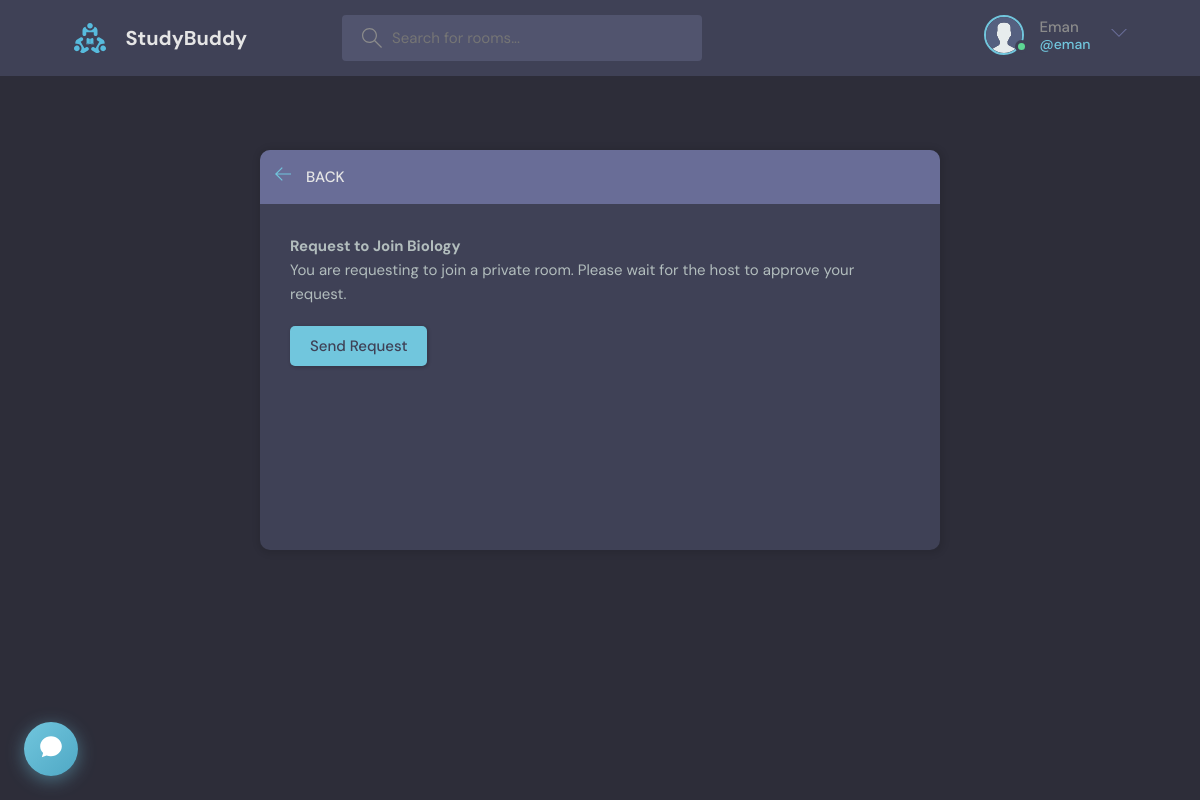
Screenshot of /room/30/request/ (signed in) with the database file from the repository.
### mainapp/models.py (models this page shows, shortened)
class User(AbstractUser):
    name = models.CharField(max_length=200, null=True)
    email = models.EmailField(unique=True)
    bio = models.TextField(null=True)
    avatar = models.ImageField(null=True, default="avatar.svg")
    USERNAME_FIELD = 'email'
    REQUIRED_FIELDS = []

class Room(models.Model):
    host = models.ForeignKey(User, on_delete=models.SET_NULL, null=True)
    topic = models.ForeignKey(Topic, on_delete=models.SET_NULL, null=True)
    name = models.CharField(max_length=200)
    description = models.TextField(null=True, blank=True)
    participants = models.ManyToManyField(
        User, related_name='participants', blank=True)
    updated = models.DateTimeField(auto_now=True)
    created = models.DateTimeField(auto_now_add=True)
    request_to_join = models.ManyToManyField(
        User, related_name='requested_rooms', blank=True)
    is_private = models.BooleanField(default=False)
    class Meta:
        ordering = ['-updated', '-created']

### mainapp/views.py (the view, shortened to what this page needs)
# urls.py: path('room/<int:pk>/request/', views.request_join_room, name='request_join_room'),
@login_required(login_url='login')
def request_join_room(request, pk):
    room = Room.objects.get(id=pk)
    return render(request, 'mainapp/request_join_room.html', {'room': room})

### mainapp/templates/mainapp/request_join_room.html (shortened to what this page needs)
{%extends 'main.html'%} {%block content%}
<main class="delete-item layout"  >
	<div class="container" style="align-items: center !important; justify-content: center !important">
		<div class="layout__box">
			<div class="layout__boxHeader">
				<div class="layout__boxTitle">
					<a href="{{request.META.HTTP_REFERER}}">
						<svg
							version="1.1"
							xmlns="http://www.w3.org/2000/svg"
							width="32"
							height="32"
							viewBox="0 0 32 32"
						>
							<title>arrow-left</title>
							<path
								d="M13.723 2.286l-13.723 13.714 13.719 13.714 1.616-1.611-10.96-10.96h27.625v-2.286h-27.625l10.965-10.965-1.616-1.607z"
							></path>
						</svg>
					</a>
					<h3>Back</h3>
				</div>
			</div>
			<div class="layout__body">
				<form class="form" method = "POST" action="">
					<div class="form__group">
                        <h2>Request to Join {{ room.name }}</h2>
                        <p>You are requesting to join a private room. Please wait for the host to approve your request.</p>
					</div>
					<div class="for__group">
						<button type="submit" class="btn btn--main">Send Request</button>
					</div>
				</form>
			</div>
		</div>
	</div>
</main>
{%endblock%}

### templates/navbar.html (shortened to what this page needs)
{% load static %}
{% if request.user.is_authenticated %}
<header class="header header--loggedIn">
	<div class="container">
		<a href="{% url 'home' %}" class="header__logo">
			<img src="{% static 'images/logo.svg' %}" />
			<h1>StudyBuddy</h1>
		</a>
		<form class="header__search" method="GET" action="{% url 'home' %}">
			<label>
				<input name="q" placeholder="Search for rooms..." />
			</label>
		</form>
		<nav class="header__menu">
			<div class="header__user">
				<a href="{% url 'user-profile' user.id %}">
					<div class="avatar avatar--medium active">
						<img src="{{request.user.avatar.url}}" />
					</div>
					<p>
						{{request.user.name}} <span>@{{request.user.username}}</span>
					</p>
				</a>
				<button class="dropdown-button">
					<svg
						version="1.1"
						xmlns="http://www.w3.org/2000/svg"
						width="32"
						height="32"
						viewBox="0 0 32 32"
					>
						<title>chevron-down</title>
						<path d="M16 21l-13-13h-3l16 16 16-16h-3l-13 13z"></path>
					</svg>
				</button>
			</div>
			{% endif %}
		</nav>
	</div>
</header>

### static/style/style.css (style rules this page uses)
:root { --color-main: #71c6dd; --color-main-light: #e1f6fb; --color-dark: #3f4156; --color-dark-medium: #51546e; --color-dark-light: #696d97; --color-light: #e5e5e5; --color-gray: #8b8b8b; --color-light-gray: #b2bdbd; --color-bg: #2d2d39; --color-success: #5dd693; --color-error: #fc4b0b; }
* { font-family: "DM Sans", -apple-system, BlinkMacSystemFont, "Segoe UI", Roboto, Oxygen, Ubuntu, Cantarell, "Open Sans", "Helvetica Neue", sans-serif; margin: 0; padding: 0; box-sizing: border-box; text-rendering: optimizeLegibility; font-size: inherit; }
html { font-size: 56.25%; }
@media only screen and (min-width: 1200px) { html { font-size: 62.5%; } }
body { line-height: 1.6; font-weight: 400; font-size: 1.5rem; color: var(--color-light-gray); background-color: var(--color-bg); min-height: 100vh; }
img { width: 100%; }
a { display: inline-block; color: var(--color-main); text-decoration: none; }
.container { max-width: 120rem; width: 90%; margin: auto; }
.btn { background-color: transparent; border: none; display: inline-flex; align-items: center; gap: 1rem; cursor: pointer; transition: all ease-in-out 0.3s; padding: 1rem 2rem; border-radius: 5px; box-shadow: 1px 1px 3px 1px rgba(0, 0, 0, 0.15); font-weight: 500; }
.btn--main { background-color: var(--color-main); color: var(--color-dark); }
.avatar { position: relative; display: inline-block; border-radius: 50%; border: 2px solid var(--color-main); }
.avatar img { display: block; border-radius: 50%; object-fit: cover; object-position: center; }
.avatar::after { content: ""; display: block; position: absolute; background-color: var(--color-gray); z-index: 111; border-radius: 50%; border: 0.3rem solid var(--color-dark); }
.avatar.active::after { background-color: var(--color-success); }
.avatar.avatar--medium img { width: 3.6rem; height: 3.6rem; border-radius: 50%; }
.avatar.avatar--medium:after { width: 0.7rem; height: 0.7rem; bottom: 0px; right: -6px; }
.header { padding: 1.5rem; background-color: var(--color-dark); }
.header > .container { display: flex; gap: 9.5rem; }
.header__logo, .header__user { display: flex; gap: 2rem; align-items: center; }
.header__logo > img { height: 3.2rem; width: 3.2rem; }
.header__logo > h1 { font-weight: 700; font-size: 2rem; color: var(--color-light); }
.header__search > label { background-color: var(--color-dark-medium); padding: 1.3rem 1rem; display: flex; align-items: center; gap: 1rem; border-radius: 4px; }
.header__search svg { fill: var(--color-gray); width: 2rem; height: 2rem; margin-left: 1rem; }
.header__search input { width: 30rem; background: transparent; border: none; outline: none; color: var(--color-light); }
.header__menu { margin-left: auto; position: relative; }
.header__menu a { display: flex; gap: 1.5rem; align-items: center; font-weight: 500; text-decoration: none; color: var(--color-gray); }
.header__menu img { height: 3.6rem; }
.header__menu p { line-height: 1.2; }
.header__menu span { color: var(--color-main); font-weight: 500; font-size: 1.4rem; display: block; }
.header__menu svg { width: 1.6rem; height: 1.6rem; fill: var(--color-dark-light); }
.dropdown-button { background: transparent; border: 0; outline: 0; cursor: pointer; }
.layout { margin-top: 2.4rem; }
.layout > .container { display: flex; justify-content: space-between; align-items: flex-start; }
.layout__box { width: 90%; max-width: 48rem; min-height: 40rem; background-color: var(--color-dark); border-radius: 1rem; box-shadow: 1px 1px 6px 3px rgba(0, 0, 0, 0.1); overflow: hidden; margin: 5rem 0rem; }
.layout__boxHeader { display: flex; padding: 1.5rem; background-color: var(--color-dark-light); }
.layout__boxTitle { display: flex; gap: 1.5rem; align-items: center; }
.layout__boxTitle h3 { text-transform: uppercase; font-weight: 500; color: var(--color-light); }
.layout__boxTitle svg { width: 1.6rem; height: 1.6rem; fill: var(--color-main); }
.layout__body { margin: 3rem; }
.form__group { margin-bottom: 2rem; width: 100%; }
.delete-item.layout .layout__box { max-width: 68rem; }

### rows the page displays
User: user.avatar (placeholder picture), user.name "Eman", user.username "eman"
Room: name "Biology"
